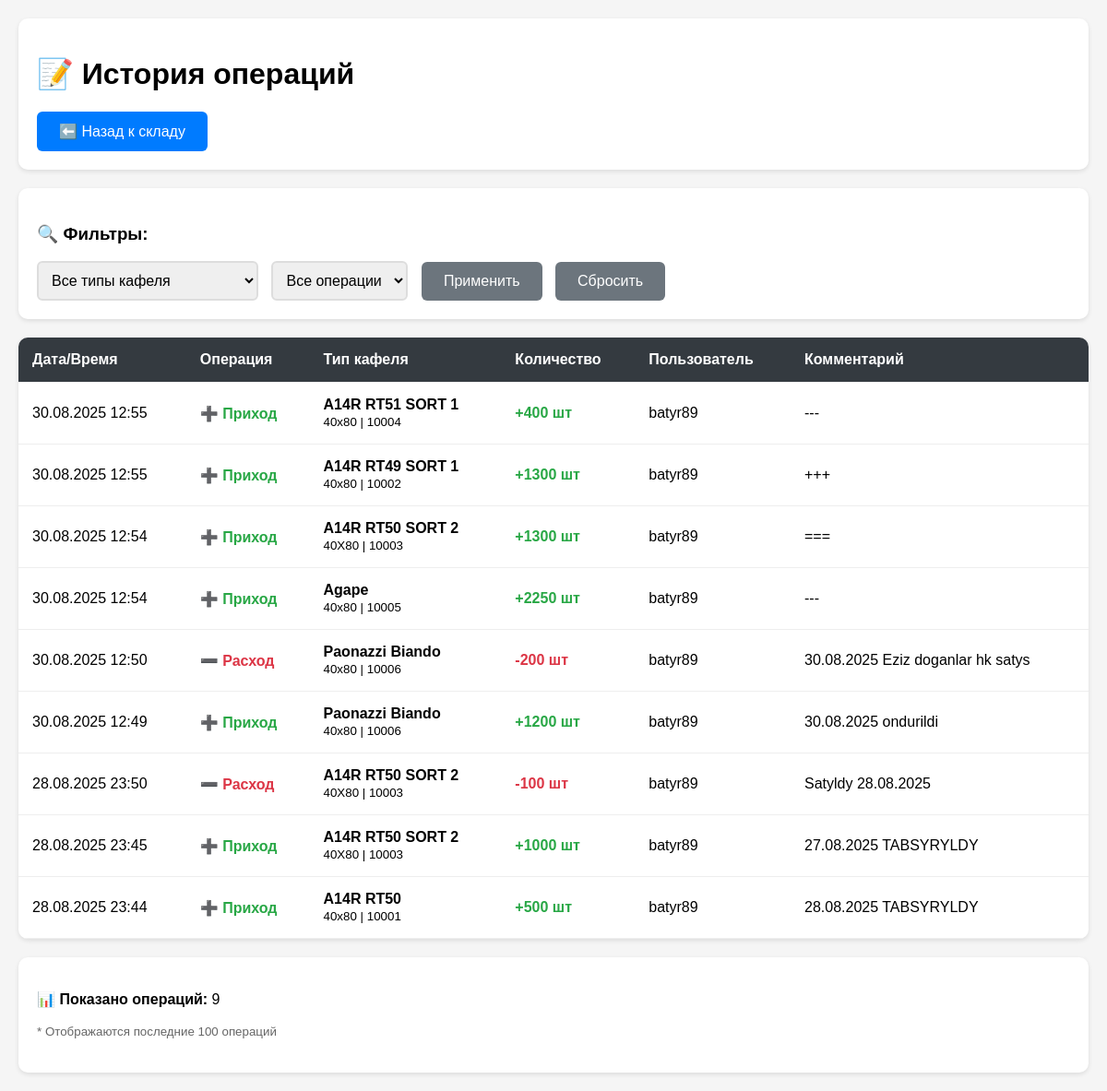
Page /warehouse/history/ on the committed database.
### warehouse/models.py (models this page shows, shortened)
class Transaction(models.Model):
    OPERATION_CHOICES = [
        ('IN', 'Приход'),
        ('OUT', 'Расход'),
    ]
    tile_type = models.ForeignKey(TileType, on_delete=models.CASCADE, verbose_name="Тип кафеля")
    operation = models.CharField(max_length=3, choices=OPERATION_CHOICES, verbose_name="Операция")
    quantity = models.IntegerField(verbose_name="Количество")
    comment = models.TextField(blank=True, verbose_name="Комментарий")
    user = models.ForeignKey(User, on_delete=models.CASCADE, verbose_name="Пользователь")
    created_at = models.DateTimeField(default=timezone.now, verbose_name="Дата/время")
    class Meta:
        verbose_name = "Транзакция"
        verbose_name_plural = "Транзакции"
        ordering = ['-created_at']

class TileType(models.Model):
    name = models.CharField(max_length=200, verbose_name="Название")
    size = models.CharField(max_length=50, verbose_name="Размер")  # 40x80, 30x60
    weight_per_piece = models.DecimalField(max_digits=8, decimal_places=3, verbose_name="Вес штуки (кг)")
    price_per_piece = models.DecimalField(max_digits=10, decimal_places=2, verbose_name="Цена за штуку")
    article = models.CharField(max_length=100, unique=True, verbose_name="Артикул")
    created_at = models.DateTimeField(auto_now_add=True)
    class Meta:
        verbose_name = "Тип кафеля"
        verbose_name_plural = "Типы кафеля"
        ordering = ['name']

### warehouse/views.py (the view)
# urls.py: path('history/', views.transaction_history, name='history'),
def transaction_history(request):
    tile_type_filter = request.GET.get('tile_type')
    operation_filter = request.GET.get('operation')
    transactions = Transaction.objects.all()
    if tile_type_filter:
        transactions = transactions.filter(tile_type_id=tile_type_filter)
    if operation_filter:
        transactions = transactions.filter(operation=operation_filter)
    transactions = transactions[:100]
    context = {
        'transactions': transactions,
        'tile_types': TileType.objects.all(),
        'selected_tile_type': tile_type_filter,
        'selected_operation': operation_filter
    }
    return render(request, 'warehouse/history.html', context)

### templates/warehouse/history.html (shortened to what this page needs)
<!DOCTYPE html>
<html lang="ru">
<head>
</head>
<body>
    <div class="header">
        <h1>📝 История операций</h1>
        <a href="{% url 'warehouse:index' %}" class="btn btn-primary">⬅️ Назад к складу</a>
    </div>
    <div class="filters">
        <h3>🔍 Фильтры:</h3>
        <form method="get" style="display: inline;">
            <select name="tile_type">
                <option value="">Все типы кафеля</option>
            </select>
            <select name="operation">
                <option value="">Все операции</option>
            </select>
            <button type="submit" class="btn btn-secondary">Применить</button>
            <a href="{% url 'warehouse:history' %}" class="btn btn-secondary">Сбросить</a>
        </form>
    </div>
    <table class="history-table">
        <thead>
            <tr>
                <th>Дата/Время</th>
                <th>Операция</th>
                <th>Тип кафеля</th>
                <th>Количество</th>
                <th>Пользователь</th>
                <th>Комментарий</th>
            </tr>
        </thead>
        <tbody>
            {% for transaction in transactions %}
                <tr>
                    <td>{{ transaction.created_at|date:"d.m.Y H:i" }}</td>
                    <td>
                        {% if transaction.operation == 'IN' %}
                            <span class="operation-in">➕ Приход</span>
                        {% else %}
                            <span class="operation-out">➖ Расход</span>
                        {% endif %}
                    </td>
                    <td>
                        <strong>{{ transaction.tile_type.name }}</strong><br>
                        <small>{{ transaction.tile_type.size }} | {{ transaction.tile_type.article }}</small>
                    </td>
                    <td>
                        {% if transaction.operation == 'IN' %}
                            <span class="operation-in">+{{ transaction.quantity }} шт</span>
                        {% else %}
                            <span class="operation-out">-{{ transaction.quantity }} шт</span>
                        {% endif %}
                    </td>
                    <td>{{ transaction.user.username }}</td>
                    <td>
                        {% if transaction.comment %}
                            {{ transaction.comment }}
                        {% else %}
                            <em style="color: #999;">—</em>
                        {% endif %}
                    </td>
                </tr>
            {% endfor %}
        </tbody>
    </table>
    {% if transactions %}
        <div style="background: white; padding: 20px; border-radius: 10px; margin-top: 20px; box-shadow: 0 2px 5px rgba(0,0,0,0.1);">
            <p><strong>📊 Показано операций:</strong> {{ transactions|length }}</p>
            <p><small style="color: #666;">* Отображаются последние 100 операций</small></p>
        </div>
    {% endif %}
</body>
</html>

### templates/warehouse/history.html (style rules this page uses)
body { font-family: Arial, sans-serif; margin: 0; padding: 20px; background-color: #f5f5f5; }
.header { background: white; padding: 20px; border-radius: 10px; margin-bottom: 20px; box-shadow: 0 2px 5px rgba(0,0,0,0.1); }
.btn { padding: 12px 24px; margin-right: 10px; border: none; border-radius: 6px; cursor: pointer; font-size: 16px; text-decoration: none; display: inline-block; }
.btn-primary { background: #007bff; color: white; }
.btn-secondary { background: #6c757d; color: white; }
.filters { background: white; padding: 20px; border-radius: 10px; margin-bottom: 20px; box-shadow: 0 2px 5px rgba(0,0,0,0.1); }
.filters select { padding: 10px; margin-right: 10px; border: 2px solid #ddd; border-radius: 6px; font-size: 16px; }
.history-table { background: white; border-radius: 10px; overflow: hidden; box-shadow: 0 2px 5px rgba(0,0,0,0.1); width: 100%; border-collapse: collapse; }
.history-table th, .history-table td { padding: 15px; text-align: left; border-bottom: 1px solid #eee; }
.history-table th { background: #343a40; color: white; font-weight: bold; }
.operation-in { color: #28a745; font-weight: bold; }
.operation-out { color: #dc3545; font-weight: bold; }

### rows in the picture
Transaction: operation "➕ Приход"
Transaction: operation "➕ Приход"
Transaction: operation "➕ Приход"
Transaction: operation "➕ Приход"
Transaction: operation "➖ Расход"
Transaction: operation "➕ Приход"
Transaction: operation "➖ Расход"
Transaction: operation "➕ Приход"
Transaction: operation "➕ Приход"

### other values in the picture
{{ transactions|length }} "9"
